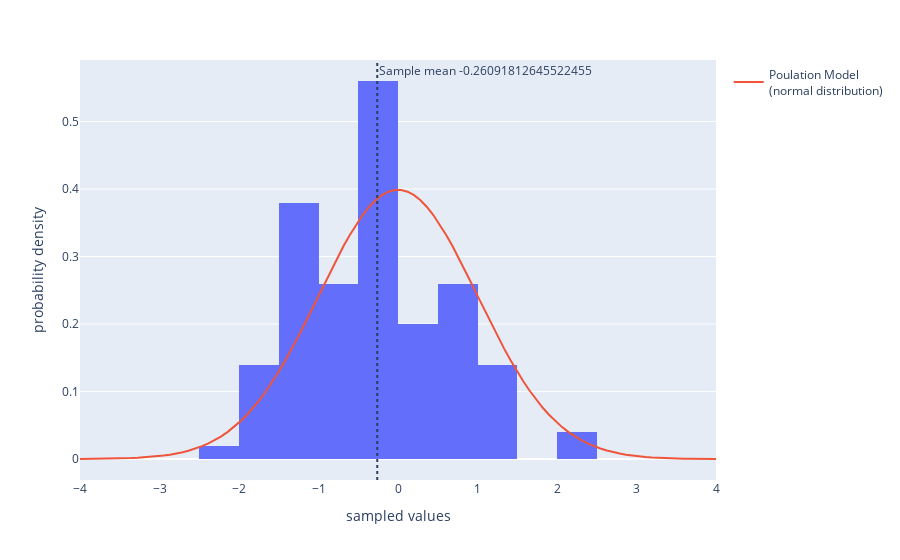

Here is the notebook cell this chart was saved with:
### Code cell
# This code visualizes the population being sampled from (as a red line),
# a sample from this population (as a histogram), and the sample mean

# create another sample
n = 100 # adjust and experiment with this
# np.random.seed(130)
x = normal_distribution.rvs(size=n) # "x" is the sample of size "n"

# create a histogram of the sample and annotate the sample mean
fig = px.histogram(pd.DataFrame({'sampled values': x}), x='sampled values',
                   histnorm='probability density') # so the scale matches the pdf below
fig.add_vline(x=x.mean(), line_dash="dot", annotation_text='Sample mean '+str(x.mean()))

# add population visualization into the figure
support = np.linspace(-4,4,100) 
fig.add_trace(go.Scatter(mode='lines', name='Poulation Model<br>(normal distribution)',
                         y=normal_distribution.pdf(support), x=support))
                                             # pdf means "probability density function"
fig.show() # USE `fig.show(renderer="png")` FOR ALL GitHub and MarkUs SUBMISSIONS

### Figure 1 — Plotly figure (JSON) as saved in the notebook; plotly's stock layout.template omitted (floating-point values rounded to 4 significant figures)
{"data": [{"alignmentgroup": "True", "bingroup": "x", "histnorm": "probability density", "hovertemplate": "sampled values=%{x}<br>probability density=%{y}<extra></extra>", "legendgroup": "", "marker": {"color": "#636efa", "pattern": {"shape": ""}}, "name": "", "offsetgroup": "", "orientation": "v", "showlegend": false, "type": "histogram", "x": [-0.228, -0.38, -0.6139, 1.482, -0.6131, -1.408, -1.267, -0.6323, 0.1074, -0.1332, -1.228, 0.8838, 0.1656, -0.3415, 0.5999, -1.16, -1.775, -0.6444, -0.7438, -0.7354, -0.6559, -0.01065, 1.018, -0.4274, 0.03072, -1.351, 1.471, -0.05992, -0.5394, -0.4378, -1.579, -0.7749, 0.6275, -0.4565, -0.01817, -1.142, 0.6602, -0.0977, -1.402, -0.4037, 0.137, 1.348, 2.38, 0.888, -0.0109, -0.3997, 0.4456, -0.09406, 0.9807, 0.8809, 0.8895, -1.353, -0.06272, -1.093, 0.821, 0.5545, -0.3723, 0.3, -1.503, -1.148, -2.023, 0.4595, -1.925, -0.3112, -0.7326, -0.5117, -1.313, -0.7327, -1.035, -1.274, 0.3166, -1.37, -0.3034, -0.0473, -0.08949, 0.3262, -1.511, -0.2467, -1.411, -1.72, -0.6824, -0.1635, -1.045, 0.5429, 0.4679, -1.956, 1.33, 2.254, -0.3383, -1.148, -0.06393, -0.04067, 0.6508, -1.374, 0.8066, -0.2289, -1.487, 1.378, 1.42, -0.3338], "xaxis": "x", "yaxis": "y"}, {"mode": "lines", "name": "Poulation Model<br>(normal distribution)", "type": "scatter", "x": [-4, -3.919, -3.838, -3.758, -3.677, -3.596, -3.515, -3.434, -3.354, -3.273, -3.192, -3.111, -3.03, -2.949, -2.869, -2.788, -2.707, -2.626, -2.545, -2.465, -2.384, -2.303, -2.222, -2.141, -2.061, -1.98, -1.899, -1.818, -1.737, -1.657, -1.576, -1.495, -1.414, -1.333, -1.253, -1.172, -1.091, -1.01, -0.9293, -0.8485, -0.7677, -0.6869, -0.6061, -0.5253, -0.4444, -0.3636, -0.2828, -0.202, -0.1212, -0.0404, 0.0404, 0.1212, 0.202, 0.2828, 0.3636, 0.4444, 0.5253, 0.6061, 0.6869, 0.7677, 0.8485, 0.9293, 1.01, 1.091, 1.172, 1.253, 1.333, 1.414, 1.495, 1.576, 1.657, 1.737, 1.818, 1.899, 1.98, 2.061, 2.141, 2.222, 2.303, 2.384, 2.465, 2.545, 2.626, 2.707, 2.788, 2.869, 2.949, 3.03, 3.111, 3.192, 3.273, 3.354, 3.434, 3.515, 3.596, 3.677, 3.758, 3.838, 3.919, 4], "y": [0.0001338, 0.0001843, 0.0002521, 0.0003427, 0.0004628, 0.0006209, 0.0008275, 0.001096, 0.001442, 0.001884, 0.002446, 0.003156, 0.004045, 0.00515, 0.006515, 0.008188, 0.01022, 0.01268, 0.01563, 0.01914, 0.02328, 0.02813, 0.03377, 0.04029, 0.04774, 0.05621, 0.06574, 0.0764, 0.0882, 0.1012, 0.1153, 0.1305, 0.1468, 0.164, 0.1821, 0.2008, 0.22, 0.2395, 0.2591, 0.2783, 0.2971, 0.3151, 0.332, 0.3475, 0.3614, 0.3734, 0.3833, 0.3909, 0.396, 0.3986, 0.3986, 0.396, 0.3909, 0.3833, 0.3734, 0.3614, 0.3475, 0.332, 0.3151, 0.2971, 0.2783, 0.2591, 0.2395, 0.22, 0.2008, 0.1821, 0.164, 0.1468, 0.1305, 0.1153, 0.1012, 0.0882, 0.0764, 0.06574, 0.05621, 0.04774, 0.04029, 0.03377, 0.02813, 0.02328, 0.01914, 0.01563, 0.01268, 0.01022, 0.008188, 0.006515, 0.00515, 0.004045, 0.003156, 0.002446, 0.001884, 0.001442, 0.001096, 0.0008275, 0.0006209, 0.0004628, 0.0003427, 0.0002521, 0.0001843, 0.0001338]}], "layout": {"annotations": [{"showarrow": false, "text": "Sample mean -0.26091812645522455", "x": -0.2609, "xanchor": "left", "xref": "x", "y": 1, "yanchor": "top", "yref": "y domain"}], "autosize": true, "barmode": "relative", "legend": {"tracegroupgap": 0}, "margin": {"t": 60}, "shapes": [{"line": {"dash": "dot"}, "type": "line", "x0": -0.2609, "x1": -0.2609, "xref": "x", "y0": 0, "y1": 1, "yref": "y domain"}], "xaxis": {"anchor": "y", "autorange": true, "domain": [0, 1], "range": [-4, 4], "title": {"text": "sampled values"}, "type": "linear"}, "yaxis": {"anchor": "x", "autorange": true, "domain": [0, 1], "range": [-0.03097, 0.5911], "title": {"text": "probability density"}, "type": "linear"}}}
